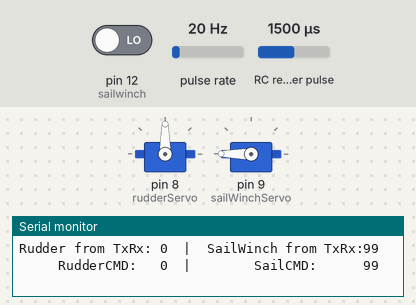
This sketch was run on a simulated Arduino Mega 2560, built with avr-gcc and run on an emulated ATmega2560. On the bench: 2 × servo, the last lines printed to the serial monitor. Wiring (inferred from the names in the program): pulse sensor: data pin 7; RC receiver channel: data pin 11. Inputs (shaded band) come from the test bench; at power-on: RC receiver pulse 1500 µs, pulse rate 20 Hz, pin 12 (sailwinch) LOW.

Above: at 1.2 s.
1.3 s: RC receiver pulse (sensor on pin 11) set to 1020 µs
At 1.8 s:
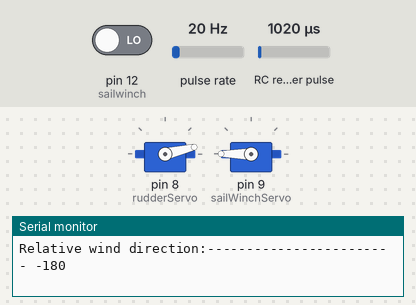
3.0 s: RC receiver pulse (sensor on pin 11) set to 1750 µs
At 3.7 s:
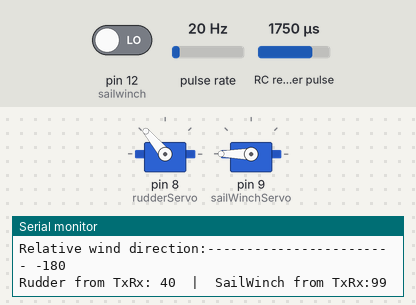
4.7 s: RC receiver pulse (sensor on pin 11) set to 1980 µs
At 5.7 s:
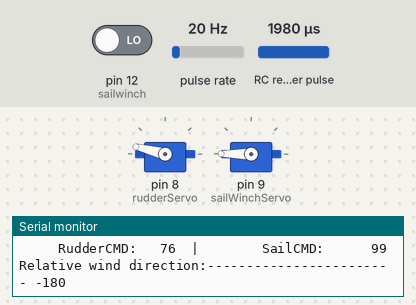
7.7 s: RC receiver pulse (sensor on pin 11) set to 1250 µs
At 8.2 s:
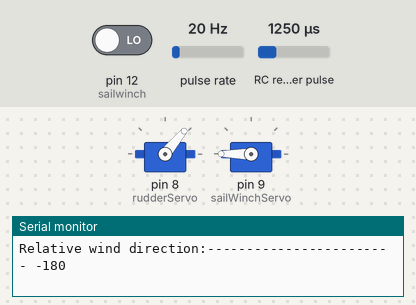
9.4 s: pulse rate (sensor on pin 7) set to 4 Hz
At 10.1 s:
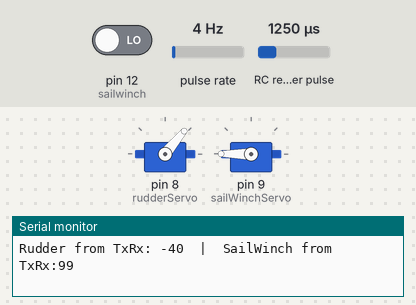
Timing chart, 0 to 12.4 s (numbered marks = the images above; inputs shaded):
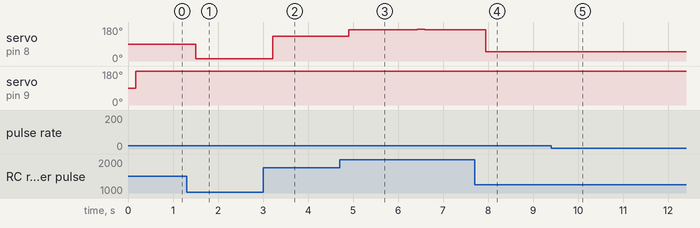

The sketch:

BoatCodeStarter0928.ino
```cpp
/*
  BoatCodeStarter0928
  Rev 9/28/14 D. Brancazio
  Reads receiver and wind sensor and creates commands to drive servo motors.
  Set to manual rudder and sail to function as a pass through for
  commands from transmitter.
  Set to autonompus rudder and/or sail to try code for a basic sailing maneuver.
  (set manual rudder and sail flags to false)

  Uses the Arduino Mega with the Seeduino Grove Mega SHield - no separate servo driver
  Connect servos to PWM servo ports 8 (rudder) and 9 (sailWinch)
  Wind Sensor is on digital pin 7
  Radio Control receiver is read on pins 11 (rudder), 12  (sail)

  Prints commands to serial monitor if asked (verbose ==true)
 Diane Brancazio and Eric Schneider
  www.robosail.org  --  diane@robosail.org

Sensors And Their Data Outputs

Wind Vane (direction wind is coming from)
  US Digital MA3 Magnetic Encoder
  Data comes in 0-360°, set 0° = in irons, starboard wind is 90° and port wind is -90°
  Relative reading

Rudder
  clockwise = negative
  counter-clockwise = positive

Sail
  depends on the wind, but limit is 90 degrees
*/

//----------------LIBRARIES-------------------
#include <Wire.h>				   // for servos
#include <Servo.h>				 // for servos

/*------------FLAGS --------------------------------------*/
bool verbose = true;	     //Set to true to enable printlns to the Serial Monitor
bool manualSail = true;    //set to false for autonomous sail
bool manualRudder = true;  //set to false for autonomous rudder

/*-- Definitions and Global variables for Servos, Receiver, Compass, GPS, WInd Sensor ---------------*/

Servo rudderServo;      //create servo objects
Servo sailWinchServo;
#define rudder      11  //input pins from receiver
#define sailwinch   12
#define windpin     7   //Wind sensor MA3 input pin


/*----------------------USEFUL GLOBAL VARIABLES----------------------*/
  int rudderIn; // inputs from transmitter, in degrees
  int sailwinchIn;
  int rudderCMD = 0;
  int sailCMD = 45;
  int relWind = 0;    // The Relative Wind direction from wind sensor (degrees)
  int absvalRelWind;  // absolute value of wind direction

  float pi = 3.14159;


/************************** SETUP ***********************************/
void setup()
{
  Serial.begin(9600);	// Set baud rate for the serial monitor
  Serial.println("BoatCode_XX0928 starting up, beginning intialization...");

/*--------- SetUp Receiver, Servos, Compass, GPS, Wind Sensor ------------------*/

  pinMode(rudderIn, INPUT);	  // Set RC receiver on digital input pins
  pinMode(sailwinchIn, INPUT);

  rudderServo.attach(8);
  sailWinchServo.attach(9);   // attaches the servo on pin 9 to the servo object

  pinMode(windpin, INPUT);		// set Wind sensor pin as digital input

} // End of setup


/****************************** LOOP ***************************/
void loop()
{


  if (verbose)
  {
    Serial.print("\n\n\n\n\n\n\n"); // clear space for next run through loop
  }
 /*----------------------GET THE SENSOR VALUES------------------------*/
  relWind = getRelativeWind();      //read wind sensor

  readTransmitter();  // read RC transmitter via receiver and
  			              // will put reading in rudderIn and sailwinchIn in degrees


/*--------------------------PROGRAM LOGIC ---------------------------*/
/*--------------DECIDE HOW TO SET SAIL/RUDDER BASED ON DATA----------*/

  if (manualRudder == true)
  {
    rudderCMD = rudderIn;
  }
  else
  {
    // Sailing Code for rudder
    // assume maximum position of rudder is +-80.

  }

  if (manualSail == true)
  {
    sailCMD = sailwinchIn;
  }
  else
  {
    // Sailing Code for sail
    // assume maximum position of sail is +-90.

  }

  if (verbose)
  {
    Serial.print("     RudderCMD:   ");   Serial.print(rudderCMD);
    Serial.print("  |        SailCMD:      ");  Serial.println(sailCMD);
  }

  //COMMAND THE MOTORS

  // will send input from transmitter or calculated postion
  //depending on whether it is manual or autonomous
  commandMotor(rudderCMD, rudder);
  commandMotor(sailCMD, sailwinch);

} // End of loop()

/*----------------- FUNCTION TO COMMAND A MOTOR------------------*/

void commandMotor(int pos, int servoname)
{
  if (servoname == rudder)
  {
    rudderServo.write(pos+90); //servos go 0 to 180
  }
  if (servoname == sailwinch)
  {
    sailWinchServo.write(pos+90);
  }
}

/*----------------- FUNCTION TO READ THE TRANSMITTER ------------------*/
void readTransmitter()
//read pulse width of each channel from tranmitter thru receiver
//syntax is pulseIn(pin, value, timeout), reads HIGH value, and timeout is in ms
{
  int rCH, sCH;
  rCH = pulseIn(rudder, HIGH, 25000);
  if (!((rCH < 1000) || (rCH > 2000))){  //noisy/out of range, don't change any values
    rCH = map(rCH, 1000,2000,-80,80);    // put reading in degrees, only go to 80 max
  }
  else
  {
    rCH = 99;
  }

  sCH = pulseIn(sailwinch, HIGH, 25000);
  if (!((sCH < 1000) || (sCH > 2000)))
  {
    sCH = map(sCH, 1000,2000,0,90);
  }
  else
  {
    sCH = 99;
  }
  if (verbose)
  {
    Serial.print("Rudder from TxRx: ");
    Serial.print(rCH); Serial.print("  |  ");
    Serial.print("SailWinch from TxRx:");
    Serial.println(sCH);
  }
  rudderIn = rCH;
  sailwinchIn = sCH;
  return;
}


/*----------------- FUNCTION TO READ WIND SENSORS--------------------*/

float getRelativeWind()	  //read MA3 PWM output
{
  unsigned long duration;   // used to read wind sensor as pulse length
  int WindDirection;        // degree value of wind from wind sensor
  duration = pulseIn(windpin, HIGH);
  // use a calibration routine to find max pulse width which is typ 1023
  // after calibrating, convert to heading in degrees
  WindDirection= map(duration, 0, 1010, -180, 180);

  // constrain value between 0 and 360 to get rid of noisy outliers
  // use minus sign so values increase in CCW direction
  WindDirection = -min(max(WindDirection, -180), 180);

  if (verbose) {
    Serial.print("Relative wind direction:------------------------ ");
    Serial.println(WindDirection);
    Serial.println();
  }
  return WindDirection;
}
```

Measured:
- after the input at 1.3 s, servo on pin 8 (rudderServo): 90° → 13° after 0.20 s
- after the input at 3.0 s, servo on pin 8 (rudderServo): 13° → 130° after 0.22 s
- after the input at 4.7 s, servo on pin 8 (rudderServo): 130° → 166° after 0.21 s, → 168° 1.5 s later, → 166° 0.17 s later
- after the input at 7.7 s, servo on pin 8 (rudderServo): 166° → 50° after 0.24 s
- after the input at 9.4 s, servo on pin 8 (rudderServo): stops changing and stays 50°
